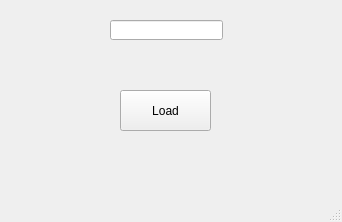
<?xml version="1.0" encoding="UTF-8"?>
<ui version="4.0">
 <class>testQT_OPENCVClass</class>
 <widget class="QMainWindow" name="testQT_OPENCVClass">
  <property name="geometry">
   <rect>
    <x>0</x>
    <y>0</y>
    <width>342</width>
    <height>222</height>
   </rect>
  </property>
  <property name="windowTitle">
   <string>testQT_OPENCV</string>
  </property>
  <widget class="QWidget" name="centralWidget">
   <widget class="QPushButton" name="loadButton">
    <property name="geometry">
     <rect>
      <x>120</x>
      <y>90</y>
      <width>91</width>
      <height>41</height>
     </rect>
    </property>
    <property name="text">
     <string>Load</string>
    </property>
   </widget>
   <widget class="QLineEdit" name="lineEdit">
    <property name="geometry">
     <rect>
      <x>110</x>
      <y>20</y>
      <width>113</width>
      <height>20</height>
     </rect>
    </property>
   </widget>
  </widget>
  <widget class="QMenuBar" name="menuBar">
   <property name="geometry">
    <rect>
     <x>0</x>
     <y>0</y>
     <width>342</width>
     <height>23</height>
    </rect>
   </property>
  </widget>
  <widget class="QStatusBar" name="statusBar">
   <property name="enabled">
    <bool>true</bool>
   </property>
  </widget>
 </widget>
 <layoutdefault spacing="6" margin="11"/>
 <resources>
  <include location="testqt_opencv.qrc"/>
 </resources>
 <connections>
  <connection>
   <sender>loadButton</sender>
   <signal>clicked()</signal>
   <receiver>testQT_OPENCVClass</receiver>
   <slot>openImageClicked()</slot>
   <hints>
    <hint type="sourcelabel">
     <x>122</x>
     <y>153</y>
    </hint>
    <hint type="destinationlabel">
     <x>143</x>
     <y>48</y>
    </hint>
   </hints>
  </connection>
 </connections>
 <slots>
  <slot>openImageClicked()</slot>
 </slots>
</ui>
